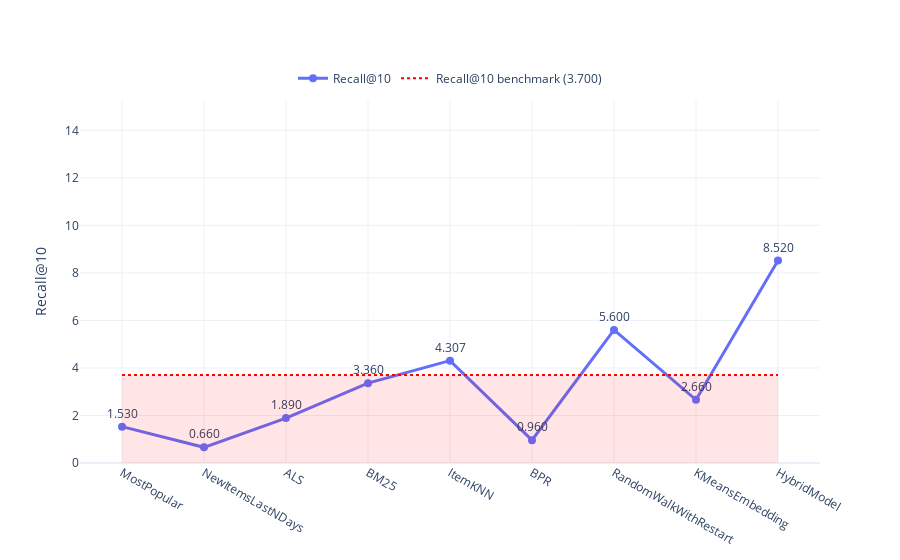
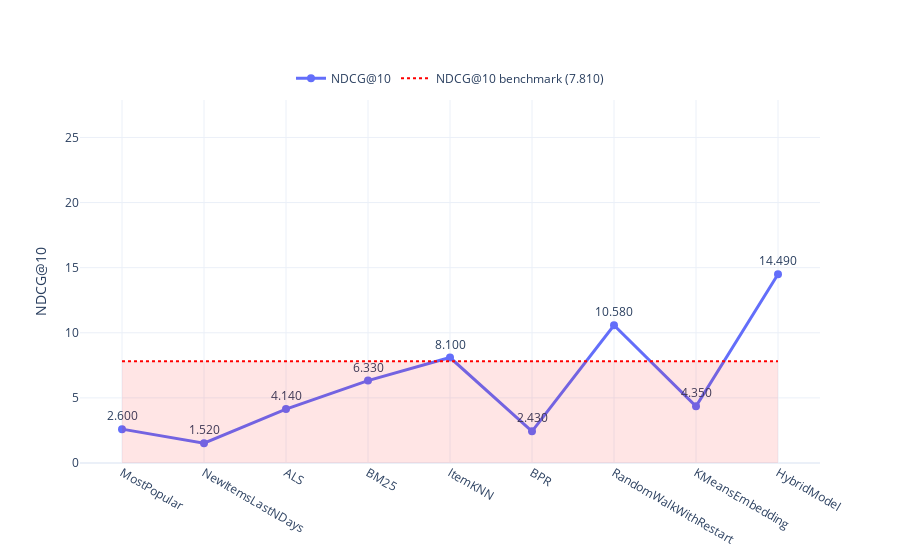
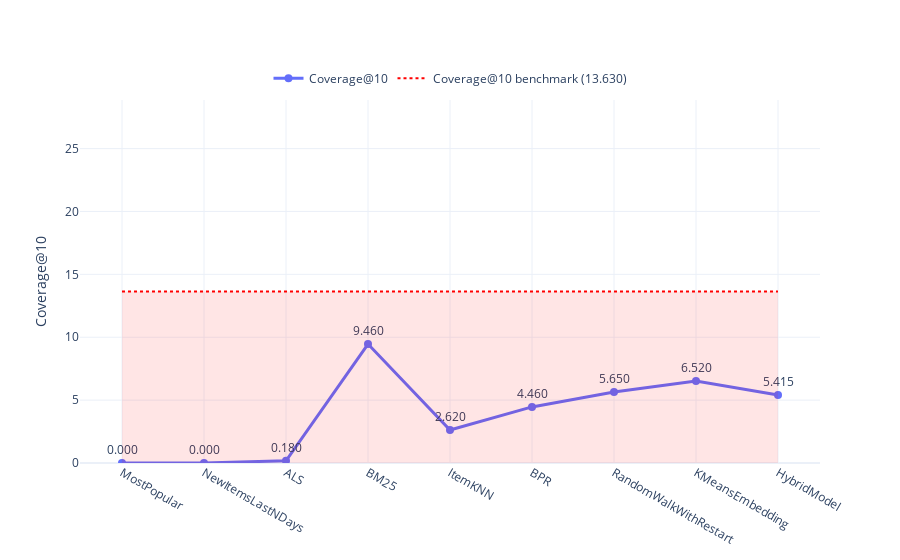
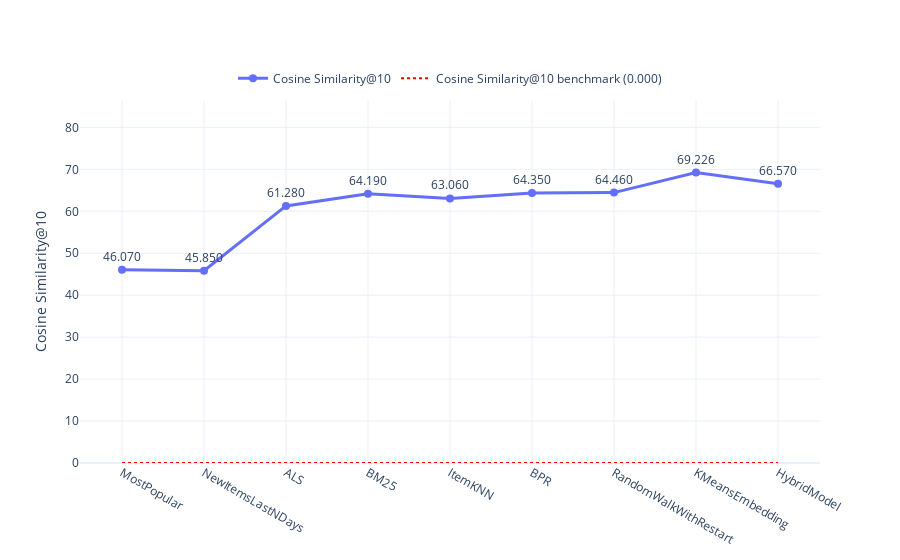

The notebook cell these images were saved under, in order:
### Code cell
import plotly.graph_objects as go
import numpy as np


def plot_metric_with_benchmark(
    metric_name: str,
    metric_values: list[float],
    experiment_names: list[str],
    benchmark_value: float | None = None,
    dashed: bool = False,
    fill_color: str = "rgba(255, 0, 0, 0.1)"  # красный с прозрачностью
):
    """
    Рисует график метрики по экспериментам + горизонтальную линию-бенчмарк
    + подсветку (заливку) до линии бенчмарка.
    """

    if len(metric_values) != len(experiment_names):
        raise ValueError("Длины metric_values и experiment_names должны совпадать")

    fig = go.Figure()

    # === Основная линия метрики ===
    fig.add_trace(go.Scatter(
        x=experiment_names,
        y=metric_values,
        mode="lines+markers+text",
        name=metric_name,
        text=[f"{v:.3f}" for v in metric_values],
        textposition="top center",
        line=dict(width=3, dash="dash" if dashed else "solid"),
        marker=dict(size=8)
    ))

    # === Горизонтальная линия-бенчмарк ===
    if benchmark_value is not None:
        # Заливка до бенчмарка
        fig.add_trace(go.Scatter(
            x=[experiment_names[0], experiment_names[-1], experiment_names[-1], experiment_names[0]],
            y=[0, 0, benchmark_value, benchmark_value],
            fill="toself",
            fillcolor=fill_color,
            line=dict(color="rgba(255,0,0,0)"),  # без контура
            hoverinfo="skip",
            showlegend=False
        ))

        # Линия-бенчмарк
        fig.add_trace(go.Scatter(
            x=[experiment_names[0], experiment_names[-1]],
            y=[benchmark_value, benchmark_value],
            mode="lines",
            name=f"{metric_name} benchmark ({benchmark_value:.3f})",
            line=dict(width=2, dash="dot", color="red")
        ))

    # === Настройки осей и оформления ===
    y_max = max(metric_values + ([benchmark_value] if benchmark_value else [0])) * 1.25

    fig.update_layout(
        yaxis_title=metric_name,
        yaxis=dict(range=[0, y_max]),
        template="plotly_white",
        hovermode="x unified",
        legend=dict(
            orientation="h",
            yanchor="bottom",
            y=1.02,
            xanchor="center",
            x=0.5
        )
    )

    return fig




experiments = [
    "MostPopular",
    "NewItemsLastNDays",
    "ALS", 
    "BM25",
    "ItemKNN",
    "BPR",
    "RandomWalkWithRestart",
    "KMeansEmbedding",
    "HybridModel",
]

recall_scores = np.array([0.0153, 0.0066,  0.0189,  0.0336, 0.04307, 0.0096, 0.0560, 0.0266, 0.0852,])*100
ndcg_scores   = np.array([0.0260, 0.0152,  0.0414,  0.0633, 0.0810, 0.0243, 0.1058, 0.0435, 0.1449, ])*100
coverage_scores   = np.array([0.0000, 0.0000,  0.0018, 0.0946, 0.0262, 0.0446, 0.0565, 0.0652, 0.05415, ])*100
cosine_similarity_scores   = np.array([0.4607, 0.4585,  0.6128,  0.6419, 0.6306, 0.6435, 0.6446, 0.69226, 0.6657, ])*100


# 1) график Recall@10
fig_recall = plot_metric_with_benchmark(
    "Recall@10", recall_scores, experiments,
    benchmark_value=0.037*100,    # максимум авторов по Recall
    dashed=False
)
fig_recall.show()

# 2) график NDCG@10
fig_ndcg = plot_metric_with_benchmark(
    "NDCG@10", ndcg_scores, experiments,
    benchmark_value=0.0781*100,    # максимум авторов по NDCG
    dashed=False              # отличим стиль линий, если хочешь
)
fig_ndcg.show()

# 3) график Coverage@10
fig_coverage = plot_metric_with_benchmark(
    "Coverage@10", coverage_scores, experiments,
    benchmark_value=0.1363*100,    # максимум авторов по Coverage
    dashed=False              
)
fig_coverage.show()


# 3) график Coverage@10
fig_cosine_similarity = plot_metric_with_benchmark(
    "Cosine Similarity@10", cosine_similarity_scores, experiments,
    benchmark_value=0.0000*100,    # максимум авторов по Coverage
    dashed=False              
)
fig_cosine_similarity.show()

### Figure 1 — Plotly figure (JSON) as saved in the notebook; plotly's stock layout.template omitted (floating-point values rounded to 4 significant figures)
{"data": [{"line": {"dash": "solid", "width": 3}, "marker": {"size": 8}, "mode": "lines+markers+text", "name": "Recall@10", "text": ["1.530", "0.660", "1.890", "3.360", "4.307", "0.960", "5.600", "2.660", "8.520"], "textposition": "top center", "type": "scatter", "x": ["MostPopular", "NewItemsLastNDays", "ALS", "BM25", "ItemKNN", "BPR", "RandomWalkWithRestart", "KMeansEmbedding", "HybridModel"], "y": [1.53, 0.66, 1.89, 3.36, 4.307, 0.96, 5.6, 2.66, 8.52]}, {"fill": "toself", "fillcolor": "rgba(255, 0, 0, 0.1)", "hoverinfo": "skip", "line": {"color": "rgba(255,0,0,0)"}, "showlegend": false, "type": "scatter", "x": ["MostPopular", "HybridModel", "HybridModel", "MostPopular"], "y": [0, 0, 3.7, 3.7]}, {"line": {"color": "red", "dash": "dot", "width": 2}, "mode": "lines", "name": "Recall@10 benchmark (3.700)", "type": "scatter", "x": ["MostPopular", "HybridModel"], "y": [3.7, 3.7]}], "layout": {"hovermode": "x unified", "legend": {"orientation": "h", "x": 0.5, "xanchor": "center", "y": 1.02, "yanchor": "bottom"}, "yaxis": {"range": [0, 15.27], "title": {"text": "Recall@10"}}}}

### Figure 2 — Plotly figure (JSON) as saved in the notebook; plotly's stock layout.template omitted (floating-point values rounded to 4 significant figures)
{"data": [{"line": {"dash": "solid", "width": 3}, "marker": {"size": 8}, "mode": "lines+markers+text", "name": "NDCG@10", "text": ["2.600", "1.520", "4.140", "6.330", "8.100", "2.430", "10.580", "4.350", "14.490"], "textposition": "top center", "type": "scatter", "x": ["MostPopular", "NewItemsLastNDays", "ALS", "BM25", "ItemKNN", "BPR", "RandomWalkWithRestart", "KMeansEmbedding", "HybridModel"], "y": [2.6, 1.52, 4.14, 6.33, 8.1, 2.43, 10.58, 4.35, 14.49]}, {"fill": "toself", "fillcolor": "rgba(255, 0, 0, 0.1)", "hoverinfo": "skip", "line": {"color": "rgba(255,0,0,0)"}, "showlegend": false, "type": "scatter", "x": ["MostPopular", "HybridModel", "HybridModel", "MostPopular"], "y": [0, 0, 7.81, 7.81]}, {"line": {"color": "red", "dash": "dot", "width": 2}, "mode": "lines", "name": "NDCG@10 benchmark (7.810)", "type": "scatter", "x": ["MostPopular", "HybridModel"], "y": [7.81, 7.81]}], "layout": {"hovermode": "x unified", "legend": {"orientation": "h", "x": 0.5, "xanchor": "center", "y": 1.02, "yanchor": "bottom"}, "yaxis": {"range": [0, 27.88], "title": {"text": "NDCG@10"}}}}

### Figure 3 — Plotly figure (JSON) as saved in the notebook; plotly's stock layout.template omitted (floating-point values rounded to 4 significant figures)
{"data": [{"line": {"dash": "solid", "width": 3}, "marker": {"size": 8}, "mode": "lines+markers+text", "name": "Coverage@10", "text": ["0.000", "0.000", "0.180", "9.460", "2.620", "4.460", "5.650", "6.520", "5.415"], "textposition": "top center", "type": "scatter", "x": ["MostPopular", "NewItemsLastNDays", "ALS", "BM25", "ItemKNN", "BPR", "RandomWalkWithRestart", "KMeansEmbedding", "HybridModel"], "y": [0.0, 0.0, 0.18, 9.46, 2.62, 4.46, 5.65, 6.52, 5.415]}, {"fill": "toself", "fillcolor": "rgba(255, 0, 0, 0.1)", "hoverinfo": "skip", "line": {"color": "rgba(255,0,0,0)"}, "showlegend": false, "type": "scatter", "x": ["MostPopular", "HybridModel", "HybridModel", "MostPopular"], "y": [0, 0, 13.63, 13.63]}, {"line": {"color": "red", "dash": "dot", "width": 2}, "mode": "lines", "name": "Coverage@10 benchmark (13.630)", "type": "scatter", "x": ["MostPopular", "HybridModel"], "y": [13.63, 13.63]}], "layout": {"hovermode": "x unified", "legend": {"orientation": "h", "x": 0.5, "xanchor": "center", "y": 1.02, "yanchor": "bottom"}, "yaxis": {"range": [0, 28.86], "title": {"text": "Coverage@10"}}}}

### Figure 4 — Plotly figure (JSON) as saved in the notebook; plotly's stock layout.template omitted (floating-point values rounded to 4 significant figures)
{"data": [{"line": {"dash": "solid", "width": 3}, "marker": {"size": 8}, "mode": "lines+markers+text", "name": "Cosine Similarity@10", "text": ["46.070", "45.850", "61.280", "64.190", "63.060", "64.350", "64.460", "69.226", "66.570"], "textposition": "top center", "type": "scatter", "x": ["MostPopular", "NewItemsLastNDays", "ALS", "BM25", "ItemKNN", "BPR", "RandomWalkWithRestart", "KMeansEmbedding", "HybridModel"], "y": [46.07, 45.85, 61.28, 64.19, 63.06, 64.35, 64.46, 69.23, 66.57]}, {"fill": "toself", "fillcolor": "rgba(255, 0, 0, 0.1)", "hoverinfo": "skip", "line": {"color": "rgba(255,0,0,0)"}, "showlegend": false, "type": "scatter", "x": ["MostPopular", "HybridModel", "HybridModel", "MostPopular"], "y": [0, 0, 0, 0]}, {"line": {"color": "red", "dash": "dot", "width": 2}, "mode": "lines", "name": "Cosine Similarity@10 benchmark (0.000)", "type": "scatter", "x": ["MostPopular", "HybridModel"], "y": [0, 0]}], "layout": {"hovermode": "x unified", "legend": {"orientation": "h", "x": 0.5, "xanchor": "center", "y": 1.02, "yanchor": "bottom"}, "yaxis": {"range": [0, 86.53], "title": {"text": "Cosine Similarity@10"}}}}
